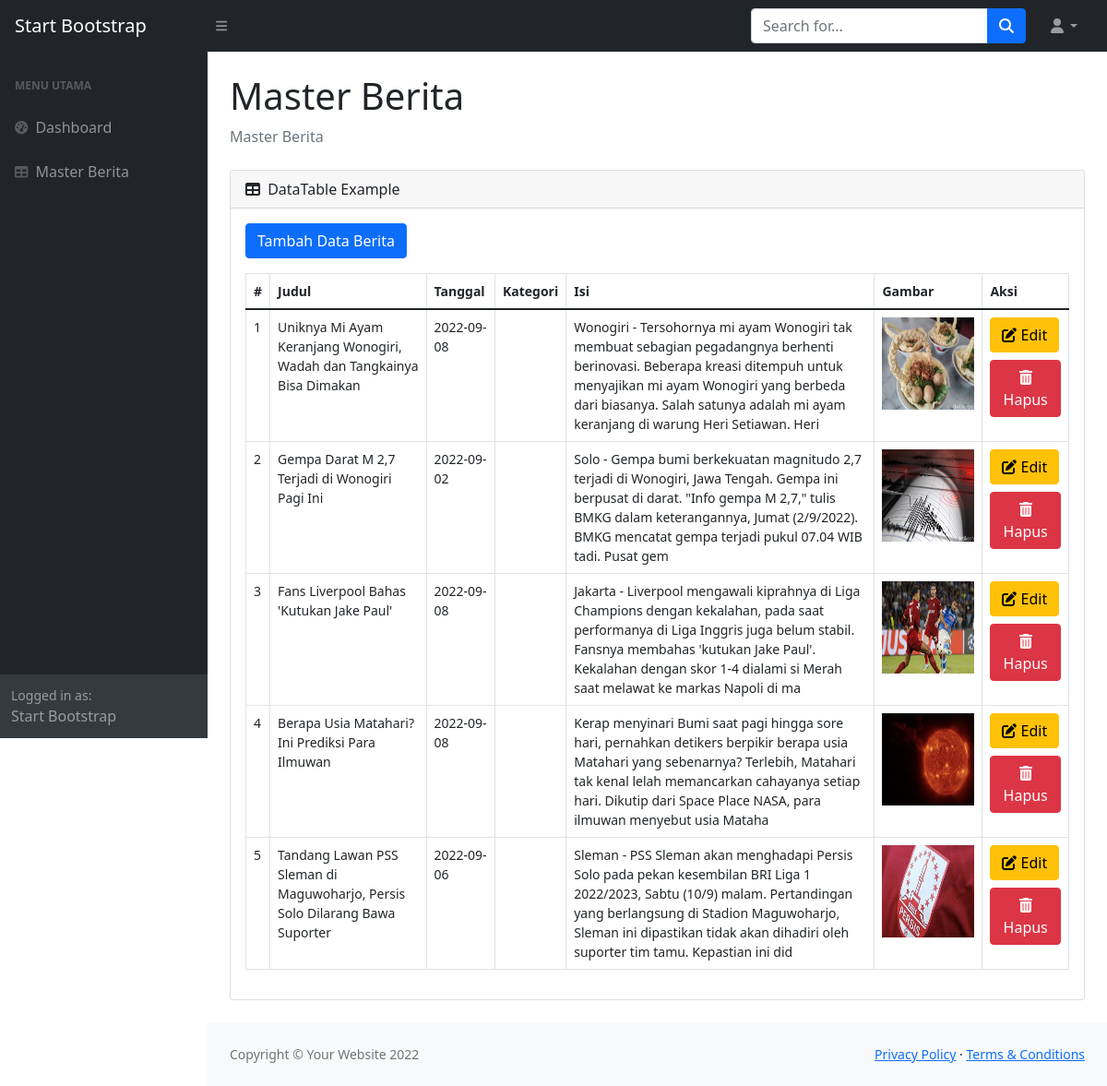
Screenshot of /index.php?page=master_berita (signed in) with the database file from the repository.
### tables this page shows
CREATE TABLE `berita` (
  `id_berita` int(3) NOT NULL,
  `judul` varchar(100) NOT NULL,
  `tanggal` date NOT NULL,
  `kode_kategori` int(4) NOT NULL,
  `isi` text NOT NULL,
  `gambar` varchar(15) DEFAULT NULL
);

### pages/master_berita/berita.php (the view, shortened to what this page needs)
<div class="container-fluid px-4">
    <h1 class="mt-4">Master Berita</h1>
    <ol class="breadcrumb mb-4">
        <li class="breadcrumb-item active">Master Berita</li>
    </ol>
    <div class="card mb-4">
        <div class="card-header">
            DataTable Example
        </div>
        <div class="card-body">
            <a href="index.php?page=add_berita" class="btn btn-primary mb-3">Tambah Data Berita</a>
            <div class="dataTable-wrapper dataTable-loading no-footer sortable searchable fixed-columns">
                <div class="dataTable-container">
                    <table id="datatablesSimple" class="dataTable-table">
                        <thead>
                            <tr>
                                <th>#</th>
                                <th>Judul</th>
                                <th>Tanggal</th>
                                <th>Kategori</th>
                                <th>Isi</th>
                                <th>Gambar</th>
                                <th>Aksi</th>
                            </tr>
                        </thead>
                        <tbody>
                            <?php
                            include "connection.php";
                            $select = "SELECT * FROM berita";
                            $query = mysqli_query($conn, $select) or die(mysqli_error($conn));
                            $no = 1;
                            while ($row = mysqli_fetch_array($query)) {
                            ?>
                                <tr>
                                    <td><?=$no++ ?></td>
                                    <td><?=$row['judul'] ?></td>
                                    <td><?=$row['tanggal'] ?></td>
                                    <td><?=$row['kategori'] ?></td>
                                    <td><?= substr ($row['isi'],0,250) ?></td>
                                    <td> <img src="images/<?= $row['gambar'] ?>" alt="gambar produk" width="100" height="100"></td>
                                    <td>
                                        <a class="btn btn-warning mb-2" href="index.php?page=edit_berita&id_berita=<?php echo $row['id_berita'] ?>"><i class="fa-solid fa-pen-to-square"></i>  Edit</a><br>
                                        <a class="btn btn-danger " href="actions/delete_berita.php?id_berita=<?php echo $row['id_berita'] . '&gambar=' . $row['gambar'] ?>"><i class="fa-solid fa-trash-can"></i>   Hapus</a>
                                    </td>
                                </tr>
                            <?php
                            }
                            ?>
                        </tbody>
                    </table>
                </div>
            </div>
        </div>
    </div>
</div>

### rows the page displays
berita: judul "Uniknya Mi Ayam Keranjang Wonogiri, Wadah dan Tangkainya Bisa Dimakan", tanggal "2022-09-08", isi "Wonogiri - Tersohornya mi ayam Wonogiri tak membuat sebagian pegadangnya berhenti berinovasi. Beberapa kreasi ditempuh untuk menyajikan mi ayam Wonogiri yang berbeda dari biasanya. Salah satunya adalah mi ayam keranjang di warung Heri Setiawan. Heri", gambar (picture)
berita: judul "Gempa Darat M 2,7 Terjadi di Wonogiri Pagi Ini", tanggal "2022-09-02", isi "Solo - Gempa bumi berkekuatan magnitudo 2,7 terjadi di Wonogiri, Jawa Tengah. Gempa ini berpusat di darat. \"Info gempa M 2,7,\" tulis BMKG dalam keterangannya, Jumat (2/9/2022). BMKG mencatat gempa terjadi pukul 07.04 WIB tadi. Pusat gem", gambar (picture)
berita: judul "Fans Liverpool Bahas 'Kutukan Jake Paul'", tanggal "2022-09-08", isi "Jakarta - Liverpool mengawali kiprahnya di Liga Champions dengan kekalahan, pada saat performanya di Liga Inggris juga belum stabil. Fansnya membahas 'kutukan Jake Paul'. Kekalahan dengan skor 1-4 dialami si Merah saat melawat ke markas Napoli di ma", gambar (picture)
berita: judul "Berapa Usia Matahari? Ini Prediksi Para Ilmuwan", tanggal "2022-09-08", isi "Kerap menyinari Bumi saat pagi hingga sore hari, pernahkan detikers berpikir berapa usia Matahari yang sebenarnya? Terlebih, Matahari tak kenal lelah memancarkan cahayanya setiap hari. Dikutip dari Space Place NASA, para ilmuwan menyebut usia Mataha", gambar (picture)
berita: judul "Tandang Lawan PSS Sleman di Maguwoharjo, Persis Solo Dilarang Bawa Suporter", tanggal "2022-09-06", isi "Sleman - PSS Sleman akan menghadapi Persis Solo pada pekan kesembilan BRI Liga 1 2022/2023, Sabtu (10/9) malam. Pertandingan yang berlangsung di Stadion Maguwoharjo, Sleman ini dipastikan tidak akan dihadiri oleh suporter tim tamu. Kepastian ini did", gambar (picture)
